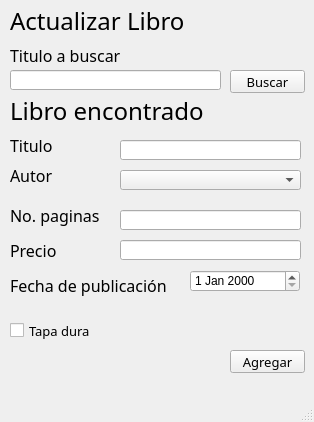
<?xml version="1.0" encoding="UTF-8"?>
<ui version="4.0">
 <class>MainWindow</class>
 <widget class="QMainWindow" name="MainWindow">
  <property name="geometry">
   <rect>
    <x>0</x>
    <y>0</y>
    <width>314</width>
    <height>422</height>
   </rect>
  </property>
  <property name="sizePolicy">
   <sizepolicy hsizetype="Fixed" vsizetype="Fixed">
    <horstretch>0</horstretch>
    <verstretch>0</verstretch>
   </sizepolicy>
  </property>
  <property name="minimumSize">
   <size>
    <width>314</width>
    <height>422</height>
   </size>
  </property>
  <property name="maximumSize">
   <size>
    <width>314</width>
    <height>422</height>
   </size>
  </property>
  <property name="windowTitle">
   <string>Actualizar libro</string>
  </property>
  <widget class="QWidget" name="centralwidget">
   <widget class="QLabel" name="label">
    <property name="geometry">
     <rect>
      <x>10</x>
      <y>90</y>
      <width>211</width>
      <height>41</height>
     </rect>
    </property>
    <property name="font">
     <font>
      <family>Arial Rounded MT Bold</family>
      <pointsize>18</pointsize>
     </font>
    </property>
    <property name="text">
     <string>Libro encontrado</string>
    </property>
    <property name="textFormat">
     <enum>Qt::AutoText</enum>
    </property>
    <property name="scaledContents">
     <bool>false</bool>
    </property>
    <property name="wordWrap">
     <bool>false</bool>
    </property>
   </widget>
   <widget class="QLabel" name="label_2">
    <property name="geometry">
     <rect>
      <x>10</x>
      <y>130</y>
      <width>51</width>
      <height>31</height>
     </rect>
    </property>
    <property name="font">
     <font>
      <family>Arial Rounded MT Bold</family>
      <pointsize>12</pointsize>
     </font>
    </property>
    <property name="text">
     <string>Titulo</string>
    </property>
   </widget>
   <widget class="QLineEdit" name="lblTitulo">
    <property name="geometry">
     <rect>
      <x>120</x>
      <y>140</y>
      <width>181</width>
      <height>20</height>
     </rect>
    </property>
    <property name="font">
     <font>
      <family>Arial</family>
      <pointsize>10</pointsize>
     </font>
    </property>
   </widget>
   <widget class="QComboBox" name="cbxAutores">
    <property name="geometry">
     <rect>
      <x>120</x>
      <y>170</y>
      <width>181</width>
      <height>20</height>
     </rect>
    </property>
    <property name="font">
     <font>
      <family>Arial</family>
      <pointsize>10</pointsize>
     </font>
    </property>
   </widget>
   <widget class="QLabel" name="label_3">
    <property name="geometry">
     <rect>
      <x>10</x>
      <y>160</y>
      <width>71</width>
      <height>31</height>
     </rect>
    </property>
    <property name="font">
     <font>
      <family>Arial Rounded MT Bold</family>
      <pointsize>12</pointsize>
     </font>
    </property>
    <property name="text">
     <string>Autor</string>
    </property>
   </widget>
   <widget class="QLabel" name="label_4">
    <property name="geometry">
     <rect>
      <x>10</x>
      <y>200</y>
      <width>101</width>
      <height>31</height>
     </rect>
    </property>
    <property name="font">
     <font>
      <family>Arial Rounded MT Bold</family>
      <pointsize>12</pointsize>
     </font>
    </property>
    <property name="text">
     <string>No. paginas</string>
    </property>
   </widget>
   <widget class="QLabel" name="label_5">
    <property name="geometry">
     <rect>
      <x>10</x>
      <y>240</y>
      <width>61</width>
      <height>21</height>
     </rect>
    </property>
    <property name="font">
     <font>
      <family>Arial Rounded MT Bold</family>
      <pointsize>12</pointsize>
     </font>
    </property>
    <property name="text">
     <string>Precio</string>
    </property>
   </widget>
   <widget class="QLabel" name="label_6">
    <property name="geometry">
     <rect>
      <x>10</x>
      <y>270</y>
      <width>171</width>
      <height>31</height>
     </rect>
    </property>
    <property name="font">
     <font>
      <family>Arial Rounded MT Bold</family>
      <pointsize>12</pointsize>
     </font>
    </property>
    <property name="text">
     <string>Fecha de publicación</string>
    </property>
   </widget>
   <widget class="QCheckBox" name="chxTapaDura">
    <property name="geometry">
     <rect>
      <x>10</x>
      <y>320</y>
      <width>91</width>
      <height>21</height>
     </rect>
    </property>
    <property name="font">
     <font>
      <family>Arial Rounded MT Bold</family>
      <pointsize>10</pointsize>
     </font>
    </property>
    <property name="text">
     <string>Tapa dura</string>
    </property>
   </widget>
   <widget class="QLineEdit" name="lblPaginas">
    <property name="geometry">
     <rect>
      <x>120</x>
      <y>210</y>
      <width>181</width>
      <height>20</height>
     </rect>
    </property>
    <property name="font">
     <font>
      <family>Arial</family>
      <pointsize>10</pointsize>
     </font>
    </property>
   </widget>
   <widget class="QLineEdit" name="lblPrecio">
    <property name="geometry">
     <rect>
      <x>120</x>
      <y>240</y>
      <width>181</width>
      <height>20</height>
     </rect>
    </property>
    <property name="font">
     <font>
      <family>Arial</family>
      <pointsize>10</pointsize>
     </font>
    </property>
   </widget>
   <widget class="QDateEdit" name="dpFecha">
    <property name="geometry">
     <rect>
      <x>190</x>
      <y>270</y>
      <width>110</width>
      <height>22</height>
     </rect>
    </property>
   </widget>
   <widget class="QPushButton" name="btnAgregarLibro">
    <property name="geometry">
     <rect>
      <x>230</x>
      <y>350</y>
      <width>75</width>
      <height>23</height>
     </rect>
    </property>
    <property name="font">
     <font>
      <family>Arial Rounded MT Bold</family>
      <pointsize>10</pointsize>
     </font>
    </property>
    <property name="text">
     <string>Agregar</string>
    </property>
   </widget>
   <widget class="QLabel" name="label_7">
    <property name="geometry">
     <rect>
      <x>10</x>
      <y>0</y>
      <width>201</width>
      <height>41</height>
     </rect>
    </property>
    <property name="font">
     <font>
      <family>Arial Rounded MT Bold</family>
      <pointsize>18</pointsize>
     </font>
    </property>
    <property name="text">
     <string>Actualizar Libro</string>
    </property>
    <property name="textFormat">
     <enum>Qt::AutoText</enum>
    </property>
    <property name="scaledContents">
     <bool>false</bool>
    </property>
    <property name="wordWrap">
     <bool>false</bool>
    </property>
   </widget>
   <widget class="QLineEdit" name="lblTitulo_2">
    <property name="geometry">
     <rect>
      <x>10</x>
      <y>70</y>
      <width>211</width>
      <height>20</height>
     </rect>
    </property>
    <property name="font">
     <font>
      <family>Arial</family>
      <pointsize>10</pointsize>
     </font>
    </property>
   </widget>
   <widget class="QPushButton" name="btnBuscar">
    <property name="geometry">
     <rect>
      <x>230</x>
      <y>70</y>
      <width>75</width>
      <height>23</height>
     </rect>
    </property>
    <property name="font">
     <font>
      <family>Arial Rounded MT Bold</family>
      <pointsize>10</pointsize>
     </font>
    </property>
    <property name="text">
     <string>Buscar</string>
    </property>
   </widget>
   <widget class="QLabel" name="label_8">
    <property name="geometry">
     <rect>
      <x>10</x>
      <y>40</y>
      <width>131</width>
      <height>31</height>
     </rect>
    </property>
    <property name="font">
     <font>
      <family>Arial Rounded MT Bold</family>
      <pointsize>12</pointsize>
     </font>
    </property>
    <property name="text">
     <string>Titulo a buscar</string>
    </property>
   </widget>
  </widget>
  <widget class="QMenuBar" name="menubar">
   <property name="geometry">
    <rect>
     <x>0</x>
     <y>0</y>
     <width>314</width>
     <height>21</height>
    </rect>
   </property>
  </widget>
  <widget class="QStatusBar" name="statusbar"/>
 </widget>
 <resources/>
 <connections/>
</ui>
